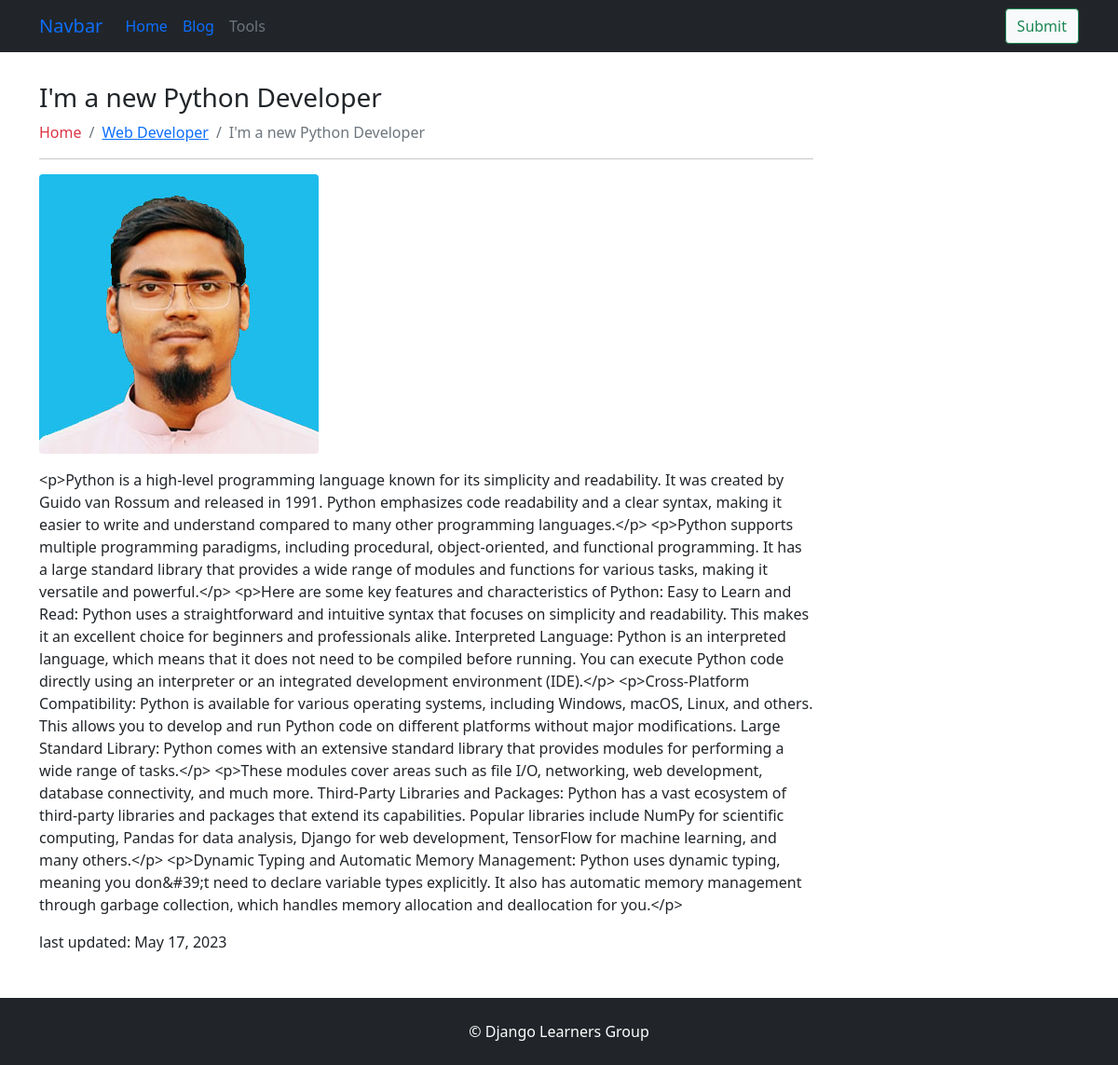
The app's page /im-a-new-python-developer with its own data.
### blog/models.py (models this page shows, shortened)
class BlogPost(models.Model):
    STATUS =[
        ('draft','Draft'),
        ('published','Publish')
    ]
    title = models.CharField(max_length=200)
    featured =models.ImageField(upload_to='blogs/',blank=True,null=True)
    slug = models.SlugField(unique=True, blank=True,null=True)
    content = RichTextUploadingField(blank=False, null=False)
    created = models.DateTimeField(auto_now_add=True)
    updated = models.DateField(auto_now=True)
    category = models.ForeignKey(Category, on_delete=models.CASCADE)
    status= models.CharField(max_length=10,choices=STATUS,default='draft')
    meta_title = models.CharField(max_length=200,blank=True,null=True)
    meta_description = models.TextField(blank=True,null=True)
    class Meta:
            verbose_name_plural = "All Posts"

class Category(models.Model):
    title = models.CharField(max_length=200)
    slug = models.SlugField(unique=True, blank=True,null=True)
    class Meta:
        verbose_name_plural = "Categories"

### blog/views.py (the view)
# urls.py: path('<slug:slug>', views.single_post, name='single_post'),
def single_post(request, slug):
    post = get_object_or_404(BlogPost, slug=slug)
    template_name ='Blog/single.html'
    context = {'post':post}
    return render(request,template_name,context)

### templates/Blog/single.html (shortened to what this page needs)
{% extends 'base.html' %}
{% block content %}
<div class="container py-3">
    <div class="row my-3">
        <div class="col-md-9">
            <h1 class="h3">{{post.title}}</h1>
            <nav aria-label="breadcrumb">
              <ol class="breadcrumb">
                <li class="breadcrumb-item"><a class="text-decoration-none text-danger" href="{% url 'home' %}">Home</a></li>
                <li class="breadcrumb-item"><a href="#">{{post.category.title}}</a></li>
                <li class="breadcrumb-item active" aria-current="page">{{post.title}}</li>
              </ol>
            </nav>
            <hr>
            <img src="{{ post.featured.url }}" class="rounded featured-image-list" alt="{{post.title}}">
            <div class="my-3">
                {{post.content}}
            </div>
             last updated: {{post.updated}}
        </div>
        <div class="col-md-3">
        </div>
    </div>
</div>
{% endblock content %}

### records on screen
BlogPost: title "I'm a new Python Developer", category "Web Developer", featured (picture), content "<p>Python is a high-level programming language known for its simplicity and readability. It was created by Guido van Rossum and released in 1991. Python emphasizes code readability and a clear syntax, making it easier to write and understand compared to many other programming languages.</p> <p>Python supports multiple programming paradigms, including procedural, object-oriented, and functional programming. It has a large standard library that provides a wide range of modules and functions for various tasks, making it versatile and powerful.</p> <p>Here are some key features and characteristics of Python: Easy to Learn and Read: Python uses a straightforward and intuitive syntax that focuses…", updated "May 17, 2023"
